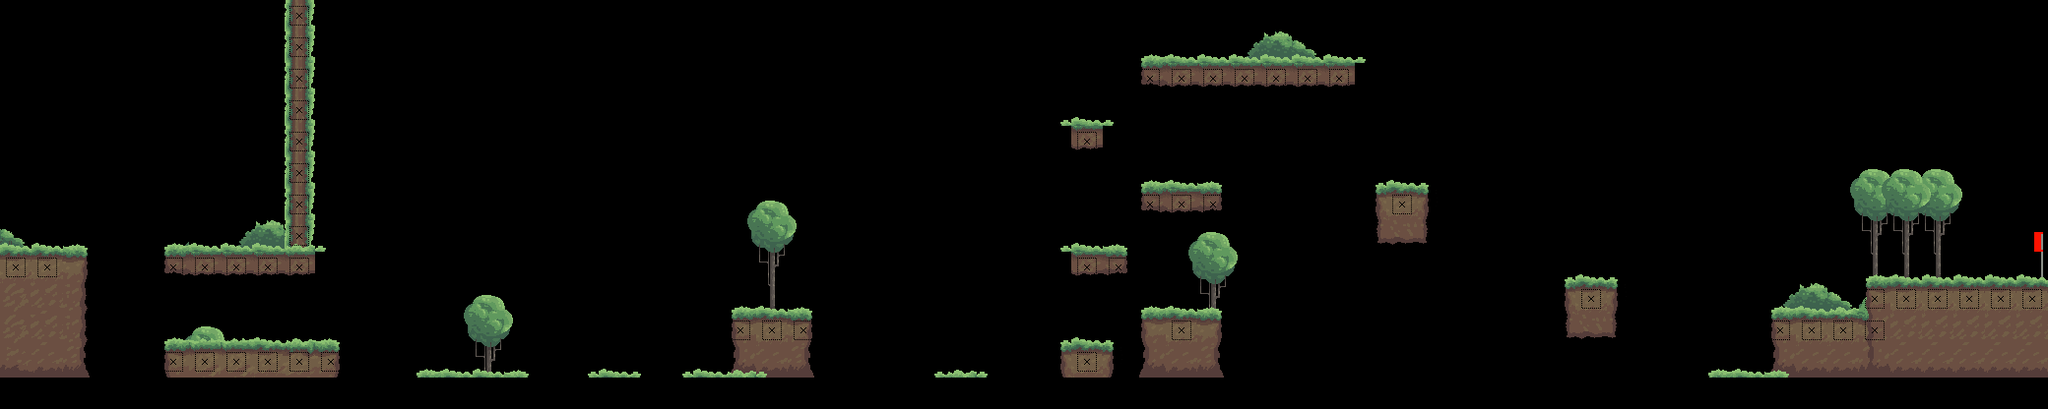

The image is a tile-based game level rendered from a .tmx file. Its description and source (layers, tilesets, objects; grid data summarised) follow:
An orthogonal 65x13 tile map with 32x32 px tiles, 5 tile layers (Copiar desde Bushes and trees, Ground 3, Ground 2, Ground 1, ...), 2 tilesets and 22 objects (17x floor, 3x jumpable, player_start_pos, end).

<map version="1.0" tiledversion="1.0.3" orientation="orthogonal" renderorder="right-down" width="65" height="13" tilewidth="32" tileheight="32" nextobjectid="48">
 <tileset firstgid="1" name="tileset" tilewidth="32" tileheight="32" tilecount="232" columns="29">
  <image source="tileset.png" width="950" height="256" />
  <terraintypes>
   <terrain name="ground" tile="-1" />
   <terrain name="grass" tile="-1" />
  </terraintypes>
  <tile id="10" terrain=",,,0" />
  <tile id="12" terrain=",,0," />
  <tile id="39" terrain=",0,,0" />
  <tile id="41" terrain="0,,0," />
  <tile id="48" terrain=",,,1" />
  <tile id="49" terrain=",,1,1" />
  <tile id="50" terrain=",,1," />
  <tile id="77" terrain=",1,,1" />
  <tile id="78" terrain="1,1,1,1" />
  <tile id="79" terrain="1,,1," />
  <tile id="82" terrain="1,1,1," />
  <tile id="83" terrain="1,1,,1" />
  <tile id="97" terrain=",0,," />
  <tile id="99" terrain="0,,," />
  <tile id="106" terrain=",1,," />
  <tile id="107" terrain="1,1,," />
  <tile id="108" terrain="1,,," />
  <tile id="111" terrain="1,,1,1" />
  <tile id="112" terrain=",1,1,1" />
  <tile id="126" terrain=",,0,0" />
  <tile id="155" terrain="0,0,0,0" />
  <tile id="213" terrain="0,0,," />
 </tileset>
 <tileset firstgid="233" name="non_walkable_tile" tilewidth="32" tileheight="32" tilecount="1" columns="1">
  <image source="non_walkable_tile.png" width="32" height="32" />
 </tileset>
 <imagelayer name="Background">
  <image source="Background.png" width="2080" height="384" />
 </imagelayer>
 <imagelayer name="Clouds">
  <image source="Layer 1 clound anim1.png" width="1500" height="207" />
  <properties>
   <property name="constant_movement" type="bool" value="true" />
   <property name="speed" type="float" value="0.7" />
  </properties>
 </imagelayer>
 <imagelayer name="Mountains (Back)" offsetx="0" offsety="-20">
  <image source="Layer 1 anim1.png" width="1500" height="404" />
  <properties>
   <property name="constant_movement" type="bool" value="false" />
   <property name="speed" type="float" value="0.2" />
  </properties>
 </imagelayer>
 <imagelayer name="Mountains (Front)" offsetx="0" offsety="-20">
  <image source="Layer 3 anim2.png" width="1500" height="404" />
  <properties>
   <property name="constant_movement" type="bool" value="false" />
   <property name="speed" type="float" value="0.4" />
  </properties>
 </imagelayer>
 <layer name="Copiar desde Bushes and trees" width="65" height="13">
  <data>[845 cells, 50 non-empty, 18 distinct tile ids]</data>
 </layer>
 <layer name="Ground 3" width="65" height="13">
  <data>[845 cells, 29 non-empty, 19 distinct tile ids]</data>
 </layer>
 <layer name="Ground 2" width="65" height="13">
  <data>[845 cells, 19 non-empty, 12 distinct tile ids]</data>
 </layer>
 <layer name="Ground 1" width="65" height="13">
  <data>[845 cells, 147 non-empty, 30 distinct tile ids]</data>
 </layer>
 <objectgroup color="#ff0000" name="Collision">
  <object id="15" type="floor" x="-2" y="253" width="83" height="134" />
  <object id="16" type="floor" x="177" y="348.334" width="161" height="35.6666" />
  <object id="17" type="floor" x="172" y="253" width="153" height="18" />
  <object id="18" type="floor" x="430" y="377" width="97" height="6" />
  <object id="19" type="floor" x="602" y="378.667" width="42" height="5.33333" />
  <object id="20" type="floor" x="700" y="376" width="75" height="6" />
  <object id="21" type="floor" x="954" y="379.333" width="44.333" height="4.66667" />
  <object id="22" type="floor" x="1168.67" y="61.6667" width="212.333" height="21.6666" />
  <object id="23" type="floor" x="1166" y="189" width="70" height="17" />
  <object id="24" type="floor" x="1084" y="252" width="52.3333" height="22.3333" />
  <object id="25" type="floor" x="1082" y="348" width="43.3333" height="34" />
  <object id="26" type="floor" x="1081.67" y="124" width="46.3333" height="20" />
  <object id="29" type="floor" x="1168.67" y="315" width="61.667" height="69" />
  <object id="30" type="floor" x="1402.67" y="189.667" width="44.3333" height="52.3333" />
  <object id="32" type="floor" x="1597" y="284" width="37.6667" height="52.6667" />
  <object id="33" type="floor" x="1738" y="378.333" width="76.3333" height="6.33337" />
  <object id="34" type="jumpable" x="1802.67" y="314" width="97.3333" height="70" />
  <object id="43" type="floor" x="292" y="2" width="27" height="253" />
  <object id="44" type="jumpable" x="746" y="315" width="74" height="64" />
  <object id="46" type="jumpable" x="1900.67" y="283.333" width="189.333" height="95.6667" />
 </objectgroup>
 <objectgroup color="#0000ff" name="Logic">
  <properties>
   <property name="map_length" type="int" value="2112" />
  </properties>
  <object id="45" name="player_start_pos" x="13.977" y="216.227" width="21" height="33" />
  <object id="47" name="end" x="2072.33" y="231.667" width="8.66667" height="54" />
 </objectgroup>
 <layer name="Walkability" width="65" height="13">
  <data>[845 cells, 59 non-empty, 1 distinct tile ids]</data>
 </layer>
</map>